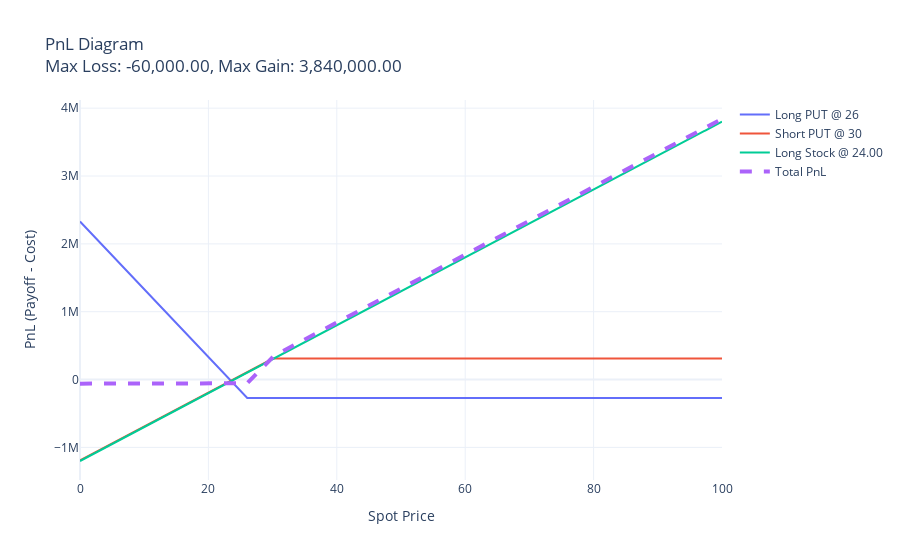

The notebook cell saved with this chart:
### Code cell
import numpy as np
import plotly.graph_objects as go

class OptionLeg:
    def __init__(self, strike, price, quantity, option_type):
        self.strike = strike
        self.price = price
        self.quantity = quantity
        self.option_type = option_type.lower()

    def payoff(self, spot_prices):
        if self.option_type == 'call':
            intrinsic = np.maximum(spot_prices - self.strike, 0)
        elif self.option_type == 'put':
            intrinsic = np.maximum(self.strike - spot_prices, 0)
        else:
            raise ValueError("option_type must be 'call' or 'put'")
        return self.quantity * intrinsic

    def pnl(self, spot_prices):
        return self.payoff(spot_prices) - self.total_cost()

    def total_cost(self):
        return self.price * self.quantity

    def description(self):
        direction = "Long" if self.quantity > 0 else "Short"
        return f"{direction} {self.option_type.upper()} @ {self.strike}"


class StockLeg:
    def __init__(self, price, quantity):
        self.price = price
        self.quantity = quantity

    def payoff(self, spot_prices):
        return self.quantity * spot_prices

    def pnl(self, spot_prices):
        return self.payoff(spot_prices) - self.total_cost()

    def total_cost(self):
        return self.price * self.quantity

    def description(self):
        direction = "Long" if self.quantity > 0 else "Short"
        return f"{direction} Stock @ {self.price:.2f}"


class Portfolio:
    def __init__(self, exchange_rate = 1.0):
        self.legs = []
        self.exchange_rate = exchange_rate
        
    def add_leg(self, leg):
        self.legs.append(leg)

    def total_payoff(self, spot_prices):
        return sum(leg.payoff(spot_prices) for leg in self.legs)

    def total_pnl(self, spot_prices):
        return sum(leg.pnl(spot_prices) for leg in self.legs)

    def plot_pnl(self, spot_prices):
        fig = go.Figure()
        for leg in self.legs:
            fig.add_trace(go.Scatter(
                x=spot_prices,
                y=leg.pnl(spot_prices) * self.exchange_rate,
                mode='lines',
                name=leg.description()
            ))

        total_pnl = self.total_pnl(spot_prices) * self.exchange_rate
        
        fig.add_trace(go.Scatter(
            x=spot_prices,
            y=total_pnl,
            mode='lines',
            name='Total PnL',
            line=dict(width=4, dash='dash')
        ))

        max_loss = np.min(total_pnl)
        max_gain = np.max(total_pnl)

        fig.update_layout(
            title=f"PnL Diagram<br>Max Loss: {max_loss:,.2f}, Max Gain: {max_gain:,.2f}",
            xaxis_title="Spot Price",
            yaxis_title="PnL (Payoff - Cost)",
            template="plotly_white"
        )
        fig.show()

    def explain_pnl_at(self, spot: float, label: str = None):
        if label:
            print(f"\n-- Details at {label} Spot = {spot:,.2f} --")
        else:
            print(f"\n-- PnL Summary at Spot = {spot:,.2f} --")

        total_pnl = 0
        for leg in self.legs:
            payoff = leg.payoff(np.array([spot]))[0] * self.exchange_rate
            pnl = leg.pnl(np.array([spot]))[0] * self.exchange_rate
            qty = leg.quantity if hasattr(leg, 'quantity') else 0
            price = getattr(leg, 'price', 0) * self.exchange_rate
            cost = leg.total_cost() * self.exchange_rate
            print(f"{leg.description()}: "
                  f"Qty={qty:,}, Price={price:,.2f}, "
                  f"Cost={'-' if cost < 0 else ''}{abs(cost):,.2f}")
            print(f"  ↳ Payoff: {payoff:,.2f}, PnL: {pnl:,.2f}")
            total_pnl += pnl

        print(f"Total PnL: {total_pnl:,.2f}")
        
        
    def summary(self, spot_prices):
        print("---- Portfolio Summary ----")
        
        if self.exchange_rate != 1:
            print(f"\nExchange rate of {self.exchange_rate} is applied in the calculation\n")
        
        total_cost = sum(leg.total_cost() for leg in self.legs) * self.exchange_rate
        total_pnl_array = self.total_pnl(spot_prices) * self.exchange_rate

        max_pnl = np.max(total_pnl_array)
        min_pnl = np.min(total_pnl_array)

        tol = 1e-4
        spot_max_indices = np.where(np.abs(total_pnl_array - max_pnl) < tol)[0]
        spot_min_indices = np.where(np.abs(total_pnl_array - min_pnl) < tol)[0]

        spot_max_range = (spot_prices[spot_max_indices[0]], spot_prices[spot_max_indices[-1]])
        spot_min_range = (spot_prices[spot_min_indices[0]], spot_prices[spot_min_indices[-1]])

        print(f"Net Premium (Total Cost): {total_cost:,.2f}")

        if spot_max_range[0] == spot_max_range[1]:
            print(f"Maximum Gain: {max_pnl:,.2f} at Spot = {spot_max_range[0]:,.2f}")
        else:
            print(f"Maximum Gain: {max_pnl:,.2f} from Spot = {spot_max_range[0]:,.2f} to {spot_max_range[1]:,.2f}")

        if spot_min_range[0] == spot_min_range[1]:
            print(f"Maximum Loss: {min_pnl:,.2f} at Spot = {spot_min_range[0]:,.2f}")
        else:
            print(f"Maximum Loss: {min_pnl:,.2f} from Spot = {spot_min_range[0]:,.2f} to {spot_min_range[1]:,.2f}")

        self.explain_pnl_at(spot_prices[spot_min_indices[0]], label="Max Loss")
        self.explain_pnl_at(spot_prices[spot_max_indices[0]], label="Max Gain")

        print("---------------------------\n")


# Example usage:
spot_prices = np.linspace(0, 100, 500)

portfolio = Portfolio()
portfolio.add_leg(OptionLeg(strike=26, price=2.7, quantity=100000, option_type='put'))
portfolio.add_leg(OptionLeg(strike=30, price=6.2, quantity=-50000, option_type='put'))
portfolio.add_leg(StockLeg(price=24, quantity=50000))

portfolio.summary(spot_prices)

portfolio.plot_pnl(spot_prices)

### Figure 1 — Plotly figure (JSON) as saved in the notebook; plotly's stock layout.template omitted (floating-point values rounded to 4 significant figures; data arrays with more than 128 entries replaced by an {"elided": "..."} marker saying what was removed)
{"data": [{"mode": "lines", "name": "Long PUT @ 26", "type": "scatter", "x": {"elided": "500 float values"}, "y": {"elided": "500 float values"}}, {"mode": "lines", "name": "Short PUT @ 30", "type": "scatter", "x": {"elided": "500 float values"}, "y": {"elided": "500 float values"}}, {"mode": "lines", "name": "Long Stock @ 24.00", "type": "scatter", "x": {"elided": "500 float values"}, "y": {"elided": "500 float values"}}, {"line": {"dash": "dash", "width": 4}, "mode": "lines", "name": "Total PnL", "type": "scatter", "x": {"elided": "500 float values"}, "y": {"elided": "500 float values"}}], "layout": {"title": {"text": "PnL Diagram<br>Max Loss: -60,000.00, Max Gain: 3,840,000.00"}, "xaxis": {"title": {"text": "Spot Price"}}, "yaxis": {"title": {"text": "PnL (Payoff - Cost)"}}}}
